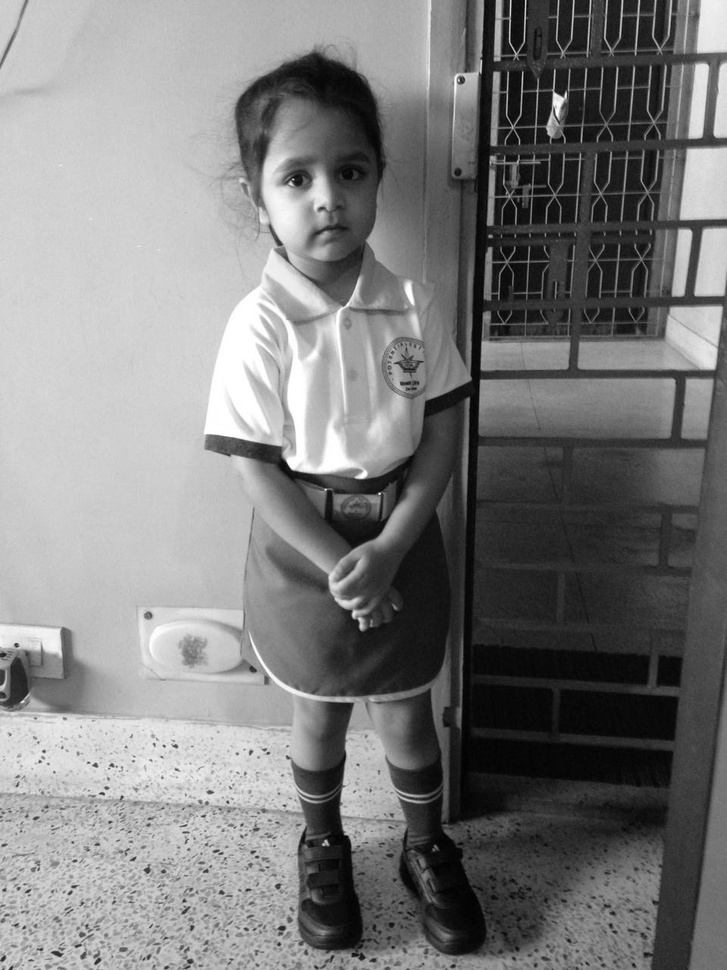
#> input picture Day5/original.jpg, 727 x 970 px, shrunk from 960 x 1280 before the run
$ python hist.py
#> lines starting #> are read from the running program, lines starting #| are printed output that depends on the picture
import cv2
import numpy as np

img = cv2.imread('original.jpg',-1)
#> img is the input picture: shape (970, 727); min 0, max 255, mean 124.6
equ = cv2.equalizeHist(img)
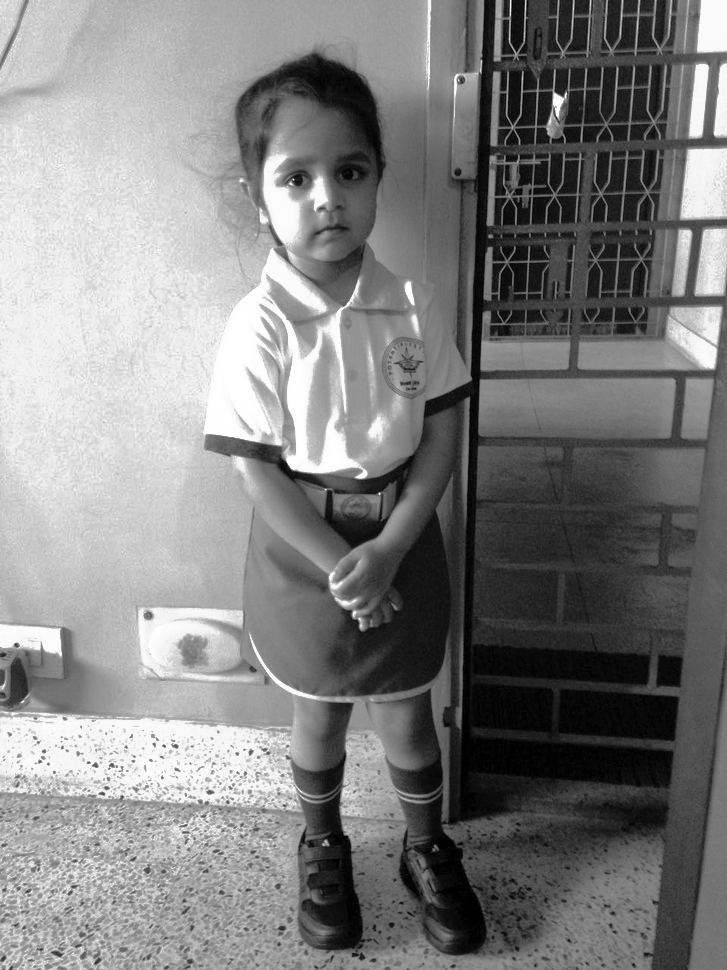
#> equ: shape (970, 727); min 0, max 255, mean 128.3
res = np.hstack((img,equ))
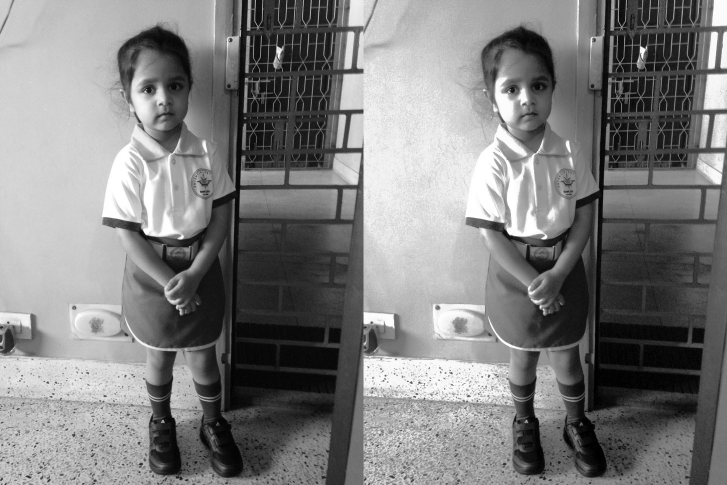
#> res: shape (970, 1454) (shown at 1/2 size); min 0, max 255, mean 126.5
cv2.imwrite('equal.jpg',res)
